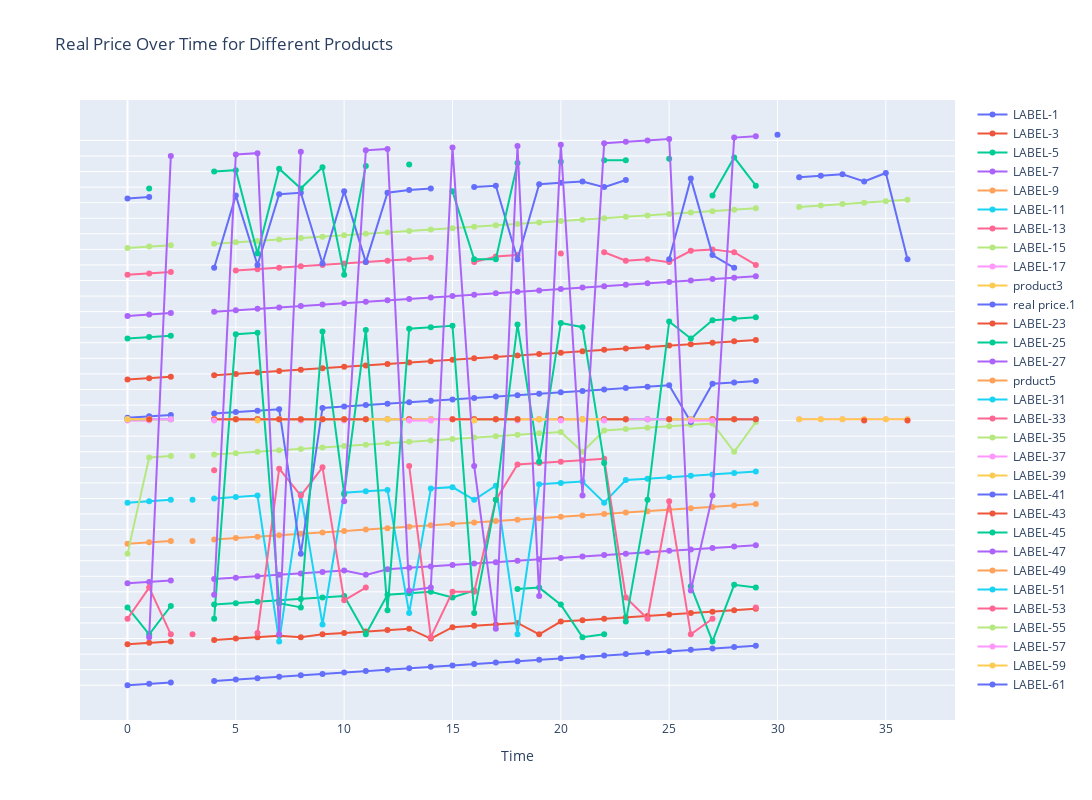

Notebook source saved alongside this figure:
### Code cell
import pandas as pd
import plotly.graph_objs as go
import plotly.io as pio

# Load data from Excel file
df = pd.read_excel('front products.xlsx')

# Extract product names and real prices
products = df.iloc[:, ::2]  # Extract every other column
prices = df.iloc[:, 1::2]    # Extract the remaining columns

# Create a line graph for each product
fig = go.Figure()

for product_name, price_values in zip(products.columns, prices.columns):
    fig.add_trace(go.Scatter(
        x=prices.index,
        y=prices[price_values],
        mode='lines+markers',
        name=product_name,  # Use product name as trace name
        hovertext=products.index,  # Set hover text to index name
    ))

# Update layout
fig.update_layout(
    title='Real Price Over Time for Different Products',
    xaxis_title='Time',
    yaxis_title='',  # Empty y-axis title
    width=1200,  # Increase width
    height=800,  # Increase height
    yaxis=dict(showticklabels=False)  # Do not show tick labels on y-axis
)

# Show the plot
pio.show(fig)

### Figure 1 — Plotly figure (JSON) as saved in the notebook; plotly's stock layout.template omitted (floating-point values rounded to 4 significant figures)
{"data": [{"hovertext": [0, 1, 2, 3, 4, 5, 6, 7, 8, 9, 10, 11, 12, 13, 14, 15, 16, 17, 18, 19, 20, 21, 22, 23, 24, 25, 26, 27, 28, 29, 30, 31, 32, 33, 34, 35, 36], "mode": "lines+markers", "name": "LABEL-1", "type": "scatter", "x": [0, 1, 2, 3, 4, 5, 6, 7, 8, 9, 10, 11, 12, 13, 14, 15, 16, 17, 18, 19, 20, 21, 22, 23, 24, 25, 26, 27, 28, 29, 30, 31, 32, 33, 34, 35, 36], "y": ["Wipers - Kitchen Shelf Cleaning Wiper - Windows/Mirror Cleaning Wiper", "Winter Cap and neck for Boy - Girls", "【Ready Stock+FREE Shipping+COD】Xiaomi Bluetooth 5.0 Earphones TWS Headphone True Wireless Earphone Touch Control Earbuds HiFi Stereo Sports Waterproof With Mic", null, "The Vintage Clothing Pack of 2 Hoodies For Men / Hoodies For Girls / Hoodies For Women Messi AW Allen Walker printed premium quality Hoodies For Men / Hoodies For Girls", "Beautious Eyebrow Stamp Shaping Kit, One Step Eyebrow Stamp Makeup with 3 Reusable Eyebrow Stencils and Eyebrow Pen Brushes Hairline Powder", "Original M10 & M19 & M28 M90 & i12 Double Wireless Bluetooth Hand Free with Power Bank Earphones White bluetooth ear phone for all cell phones use", "Stitched Heavy Embroidered Maxi with Koti (Separate Coaty) Party Wear Maxi Dresses For Women/Eid Collection/Wedding Dress For Women", "Winter Warm Thickening Wool Gloves Knitted Flip Fingerless Flexible Exposed Finger Thick Mittens for Men Women", "Multifunctional Portable Large Capacity Travel Cosmetic Bag with Handle Makeup Organizer Bag Storage Makeup Bag Waterproof PU Leather Travel Toiletry Bag for Women", "Stylish Printed Front Two Pocket Hooded Tracksuit For Men", "LOVE STYLE FONT NECKLACE, DOUBLE NAME NECKLACE, NAME LOCKET PERSONALIZED/CUSTOMIZED DESIGN NAME NECKLACE-(PERFECT GIFT TO SEND YOUR WIFE , FIANCE, HUSBAND, FATHER , OR ANY ONE)", "(Buy 1 Get 1 Free) New S10 Handsfree High Bass With Good Sound Quality", "Toiletry Bag Travel Cosmetic Bag, Shaving Kit, Grooming Makeup Bag Pouch for Men & Women, Black, GreyHigh Quality Toiletry Bag Men/Women travel Accessories with hanging option", "I7 Mini Bluetooth Headset Earbud Single Wireless Earphone With Mic Stereo For all phones", "Cool Sports Vacuum Flask Stainless Steel Water Bottle For School Kids", "Swetshirt And Pajama Trouser For Kids Baby Boys And Baby Girls Imported Comfy Winter Warm Tops Clothes Sets Dresses Outfit Jannat Store", "Silver Plating Couple Rings", "Zip card wallet Genuine Leather Minimalist Men's Purse Long Wallet For Men Bi Fold Simple Wallet Clasp Card Holder Wallet Small Wallet for Men and Boys - Slim and Smart Wallet Small Wallet for Men and Boys - Slim and Smart Wallet", "Men's Running Shoes Summer Mesh Genuine Breathable Mesh Shoes Casual Shoes Men Sports Shoes Size Breathable Sports Shoes Women Sneakers Sports Shoes Black Running Shoes", "Sogo Quartz Heater (JPN-94 / JPN-95)", "Beautious 4IN1 Super Skin Glowing Serum | 5% Niacinamide, 30% Vitamin C 10%, Vitamin E 10% & HA | 30 ml", "Girls Soft Half Finger Gloves Plush Fingerless Gloves", "Men Women Home Anti-slip Slipper Winter Warm Cotton House Indoor Slippers", "New Design 2 Piece Hand Bag With Small Carry Pouch & Long Strap", "A6s Bluetooth Earphones Tws In Ear Bluetooth 50 Running Sports Stereo Buttons With Microphone Wireless Headphones", "Beanie cap-Wool cap with neck warmer for men women| Winter cap for Unisex", "Hot Shaper Belt For Women Men Girls | Hot Shapper Belt For Hips Belly Fat Weight Loss Back Pain | Hot Shapers Slimming Belt Suana Sweat Belt Suit For Home Gym", "Infinix Hot 30 Back Rear Camera Protector 9H Gorilla Flexible Protection For Infinix Hot 30", "10Pcs Multi-function Spit Bone Dish Household Food Grade Plastic Spit Bone Dish Round Square Set Dining Table Garbage Plate", null, null, null, null, null, null, null]}, {"hovertext": [0, 1, 2, 3, 4, 5, 6, 7, 8, 9, 10, 11, 12, 13, 14, 15, 16, 17, 18, 19, 20, 21, 22, 23, 24, 25, 26, 27, 28, 29, 30, 31, 32, 33, 34, 35, 36], "mode": "lines+markers", "name": "LABEL-3", "type": "scatter", "x": [0, 1, 2, 3, 4, 5, 6, 7, 8, 9, 10, 11, 12, 13, 14, 15, 16, 17, 18, 19, 20, 21, 22, 23, 24, 25, 26, 27, 28, 29, 30, 31, 32, 33, 34, 35, 36], "y": ["149", "488", "1,399", null, "1,749", "319", "499", "1,575", "499", "999", "2,499", "619", "429", "430", "319", "947", "748", "550", "320", "999", "1,799", "269", "399", "349", "1,250", "2,901", "449", "341", "118", "415", null, null, null, null, null, null, null]}, {"hovertext": [0, 1, 2, 3, 4, 5, 6, 7, 8, 9, 10, 11, 12, 13, 14, 15, 16, 17, 18, 19, 20, 21, 22, 23, 24, 25, 26, 27, 28, 29, 30, 31, 32, 33, 34, 35, 36], "mode": "lines+markers", "name": "LABEL-5", "type": "scatter", "x": [0, 1, 2, 3, 4, 5, 6, 7, 8, 9, 10, 11, 12, 13, 14, 15, 16, 17, 18, 19, 20, 21, 22, 23, 24, 25, 26, 27, 28, 29, 30, 31, 32, 33, 34, 35, 36], "y": ["350", "999", "2,400", null, "2,500", "599", "1,600", "2,999", "696", "2,000", "3,299", "999", "1,800", "1,350", "1,000", "2,000", "1,400", null, "500", "1,500", "2,500", "499", "999", null, null, null, "900", "1,399", "195", "1,500", null, null, null, null, null, null, null]}, {"hovertext": [0, 1, 2, 3, 4, 5, 6, 7, 8, 9, 10, 11, 12, 13, 14, 15, 16, 17, 18, 19, 20, 21, 22, 23, 24, 25, 26, 27, 28, 29, 30, 31, 32, 33, 34, 35, 36], "mode": "lines+markers", "name": "LABEL-7", "type": "scatter", "x": [0, 1, 2, 3, 4, 5, 6, 7, 8, 9, 10, 11, 12, 13, 14, 15, 16, 17, 18, 19, 20, 21, 22, 23, 24, 25, 26, 27, 28, 29, 30, 31, 32, 33, 34, 35, 36], "y": ["(306)", "(921)", "(128)", null, "(151)", "(406)", "(214)", "(15)", "(9)", "(45)", "(6)", "(15)", "(81)", "(398)", "(907)", "(589)", "(1050)", "(16)", "(149)", "(599)", "(124)", "(44)", "(178)", "(48)", "(581)", "(2072)", "(318)", "(411)", "(24)", "(38)", null, null, null, null, null, null, null]}, {"hovertext": [0, 1, 2, 3, 4, 5, 6, 7, 8, 9, 10, 11, 12, 13, 14, 15, 16, 17, 18, 19, 20, 21, 22, 23, 24, 25, 26, 27, 28, 29, 30, 31, 32, 33, 34, 35, 36], "mode": "lines+markers", "name": "LABEL-9", "type": "scatter", "x": [0, 1, 2, 3, 4, 5, 6, 7, 8, 9, 10, 11, 12, 13, 14, 15, 16, 17, 18, 19, 20, 21, 22, 23, 24, 25, 26, 27, 28, 29, 30, 31, 32, 33, 34, 35, 36], "y": ["Flowery Pore-Refining Treatment Gel (Niacinamide + Witch-hazel) - 50g", "caps for men cap winter cap songting cap and neck fleece benie cap warm cap garam hot", "Oud Collection - Arabic Perfumes Dirham_Men - Eau De Perfume - 100ml Long Lasting Frangrances", null, "Clothes Storage Bags Organizer Under Bed Storage , 43L, Grey", "Upgraded Version V5.2 Chip TWS G11 Wireless Outdoor Sports Wireless Headset Gaming Earbuds Esports Listening Music Universal", "Ladies Luxury Golden Fashion Watch For Women's Ladies Classical Edition Special Watch for Ladies And Girls", "Men's Running Shoes Men's Slip-on Shoes Tennis Walking Casual Shoes Black Gym Breathable Work Shoes fashion shoes sneakers for men", "Branded Watch For Men and Boys Latest Design Wrist Watches in Multicolor", "Sunaina Textile 3 Piece Malai Linen Printed Unstitched Winter Collection Fabric for Girls/Womens Sunaina Vol-34", "Original i12 Tws Touch Sensor Airpods_  m10 m28/ Earphones With Charging Case Dock For All Mobiles", "Cotton Satin Double Bedsheet Embroided", "5PCS Set Women Starry Sky Dial Watch Brand Design Female Clock Blue Leather Band Ladies Watches Simple Casual Womens WristWatch", "Home & Office Multipurpose Plastic Rack / Room Organizer Home & Office Multipurpose  Plastic Rack / Room Organizer /  Shoe Rack Brown Art # SS-SSRm01", "Fashion Women Hand Wrist Warmer Winter Fingerless Knitted Gloves Random colors", "Lifestyle Glory Heart Wooden Clock With Premium Light I The New Wooden Wall Clock Big Size I Wall Clock I Wooden Wall Clock I Wall clocks for bedroom I Wall Clocks for drawing room I Wooden Wall Clocks for bedroom", "Glorya Decor Qul Clock Wooden Islamic Calligraphy I The New Premium Wooden Wall Clock Light Big Size I Wall Clock Wooden Wall Clock I Wall clocks for bedroom I Quartz Watch DIY Design Decoration Piece for Home Decor I Offices and for Gift Items", "Wanter - 100Pcs / Square Almond Oval Coffin Shape Natural & Transparent Color Artificial Nails Kit Fakee Nails Acrylic Nails For Girls Beautiful Nails Falsee Nails", "Men's Running Shoes Men's Slip-on Shoes Tennis Walking Casual Shoes Black Gym Breathable Rubber Work Shoes fashin shoes", "Birds on Tree 3D Wooden DIY Wall Clock Numeral Quartz Watch Hanging Decoration Piece for Home Decor and Girls Room Bed Rooms and for Gifts Item", "Stitched Namaz chadar Prayer Shawl with Sleeves", "Flowers Printed Zipper For Women Girls Customized By aarwah Emaan", "Customize Ring With your name engraved On Ring", "Winter Zipper Jacket Trouser Tracksuit", "Soap Holder Premium Quality - Soap Dish - Soap Box - Bathroom Accessories Sets Washroom Friendly Products Bathroom Products Non-perforated Shell Shape Soap Holder", "Pack of 2 Black Titanium Finger Ring & Black Bar Chain For Man Woman", "OASIS BLUE Fashion Women Faux Rebbit Fur Hand Wrist Warmer Winter Fingerless Knitted Gloves", "Microfiber Bathing Quick Dry Hair Cap Turban Wrap Towel Hat Hair-drying", "NEW TRENDY WINTER COLLECTION PLANE BASIC SKIN COLOUR HOODIE FOR MENS", "Tube cap for winter season outclass stuff / Inner Tube cap / Inner hijab cap / Under scarf cap for hijab", null, null, null, null, null, null, null]}, {"hovertext": [0, 1, 2, 3, 4, 5, 6, 7, 8, 9, 10, 11, 12, 13, 14, 15, 16, 17, 18, 19, 20, 21, 22, 23, 24, 25, 26, 27, 28, 29, 30, 31, 32, 33, 34, 35, 36], "mode": "lines+markers", "name": "LABEL-11", "type": "scatter", "x": [0, 1, 2, 3, 4, 5, 6, 7, 8, 9, 10, 11, 12, 13, 14, 15, 16, 17, 18, 19, 20, 21, 22, 23, 24, 25, 26, 27, 28, 29, 30, 31, 32, 33, 34, 35, 36], "y": ["199", "450", "299", null, "107", "4,573", "899", "1,399", "279", "550", "749", "975", "2,842", "449", "315", "375", "299", "249", "999", "289", "840", "1,029", "199", "1,298", "242", "125", "335", "120", "797", "160", null, null, null, null, null, null, null]}, {"hovertext": [0, 1, 2, 3, 4, 5, 6, 7, 8, 9, 10, 11, 12, 13, 14, 15, 16, 17, 18, 19, 20, 21, 22, 23, 24, 25, 26, 27, 28, 29, 30, 31, 32, 33, 34, 35, 36], "mode": "lines+markers", "name": "LABEL-13", "type": "scatter", "x": [0, 1, 2, 3, 4, 5, 6, 7, 8, 9, 10, 11, 12, 13, 14, 15, 16, 17, 18, 19, 20, 21, 22, 23, 24, 25, 26, 27, 28, 29, 30, 31, 32, 33, 34, 35, 36], "y": ["399", "1,500", "999", null, "200", null, "2,499", "2,299", "899", "650", "2,999", "1,500", null, "898", "499", "1,000", "1,000", "299", "1,699", "1,499", "1,599", "1,999", "700", "2,000", "399", "450", "999", "399", null, "350", null, null, null, null, null, null, null]}, {"hovertext": [0, 1, 2, 3, 4, 5, 6, 7, 8, 9, 10, 11, 12, 13, 14, 15, 16, 17, 18, 19, 20, 21, 22, 23, 24, 25, 26, 27, 28, 29, 30, 31, 32, 33, 34, 35, 36], "mode": "lines+markers", "name": "LABEL-15", "type": "scatter", "x": [0, 1, 2, 3, 4, 5, 6, 7, 8, 9, 10, 11, 12, 13, 14, 15, 16, 17, 18, 19, 20, 21, 22, 23, 24, 25, 26, 27, 28, 29, 30, 31, 32, 33, 34, 35, 36], "y": ["(48)", "(75)", "(10)", null, "(403)", "(827)", "(25)", "(47)", "(4)", "(40)", "(1047)", "(977)", "(234)", "(597)", "(22)", "(6074)", "(106)", "(4612)", "(6632)", "(976)", "(183)", "(25)", "(137)", "(72)", "(123)", "(46)", "(20)", "(1)", "(25)", "(23)", null, null, null, null, null, null, null]}, {"hovertext": [0, 1, 2, 3, 4, 5, 6, 7, 8, 9, 10, 11, 12, 13, 14, 15, 16, 17, 18, 19, 20, 21, 22, 23, 24, 25, 26, 27, 28, 29, 30, 31, 32, 33, 34, 35, 36], "mode": "lines+markers", "name": "LABEL-17", "type": "scatter", "x": [0, 1, 2, 3, 4, 5, 6, 7, 8, 9, 10, 11, 12, 13, 14, 15, 16, 17, 18, 19, 20, 21, 22, 23, 24, 25, 26, 27, 28, 29, 30, 31, 32, 33, 34, 35, 36], "y": ["https://img.alicdn.com/imgextra/i2/O1CN01m9OC6a1UK86X51Dcq_!!6000000002498-2-tps-108-54.png", "https://img.alicdn.com/imgextra/i2/O1CN01m9OC6a1UK86X51Dcq_!!6000000002498-2-tps-108-54.png", null, null, null, null, null, null, "https://img.alicdn.com/imgextra/i2/O1CN01m9OC6a1UK86X51Dcq_!!6000000002498-2-tps-108-54.png", null, "https://img.alicdn.com/imgextra/i2/O1CN01m9OC6a1UK86X51Dcq_!!6000000002498-2-tps-108-54.png", null, null, null, null, null, null, null, "https://img.alicdn.com/imgextra/i2/O1CN01m9OC6a1UK86X51Dcq_!!6000000002498-2-tps-108-54.png", null, null, null, null, null, null, null, null, null, null, null, null, null, null, null, null, null, null]}, {"hovertext": [0, 1, 2, 3, 4, 5, 6, 7, 8, 9, 10, 11, 12, 13, 14, 15, 16, 17, 18, 19, 20, 21, 22, 23, 24, 25, 26, 27, 28, 29, 30, 31, 32, 33, 34, 35, 36], "mode": "lines+markers", "name": "product3", "type": "scatter", "x": [0, 1, 2, 3, 4, 5, 6, 7, 8, 9, 10, 11, 12, 13, 14, 15, 16, 17, 18, 19, 20, 21, 22, 23, 24, 25, 26, 27, 28, 29, 30, 31, 32, 33, 34, 35, 36], "y": ["Rs.", "Rs.", "Rs.", null, "Rs.", "Rs.", "Rs.", "Rs.", "Rs.", "Rs.", "Rs.", "Rs.", "Rs.", "Rs.", "Rs.", "Rs.", "Rs.", "Rs.", "Rs.", "Rs.", "Rs.", "Rs.", "Rs.", "Rs.", "Rs.", "Rs.", "Rs.", "Rs.", "Rs.", "Rs.", null, null, null, null, null, null, null]}, {"hovertext": [0, 1, 2, 3, 4, 5, 6, 7, 8, 9, 10, 11, 12, 13, 14, 15, 16, 17, 18, 19, 20, 21, 22, 23, 24, 25, 26, 27, 28, 29, 30, 31, 32, 33, 34, 35, 36], "mode": "lines+markers", "name": "real price.1", "type": "scatter", "x": [0, 1, 2, 3, 4, 5, 6, 7, 8, 9, 10, 11, 12, 13, 14, 15, 16, 17, 18, 19, 20, 21, 22, 23, 24, 25, 26, 27, 28, 29, 30, 31, 32, 33, 34, 35, 36], "y": ["(510)", "(87)", "(763)", null, "(13)", "(743)", "(307)", "(107)", "(48)", "(157)", "(633)", "(14)", "(198)", "(7)", "(111)", "(2899)", "(61)", "(11)", "(1646)", "(246)", "(110)", "(3)", "(1548)", "(680)", "(452)", "(90)", "(23)", "(271)", "(804)", "(273)", null, null, null, null, null, null, null]}, {"hovertext": [0, 1, 2, 3, 4, 5, 6, 7, 8, 9, 10, 11, 12, 13, 14, 15, 16, 17, 18, 19, 20, 21, 22, 23, 24, 25, 26, 27, 28, 29, 30, 31, 32, 33, 34, 35, 36], "mode": "lines+markers", "name": "LABEL-23", "type": "scatter", "x": [0, 1, 2, 3, 4, 5, 6, 7, 8, 9, 10, 11, 12, 13, 14, 15, 16, 17, 18, 19, 20, 21, 22, 23, 24, 25, 26, 27, 28, 29, 30, 31, 32, 33, 34, 35, 36], "y": ["Women;s bag's Hand bags and shoulder Cross Body bag at discounted Price", "Crystal Hair Remover, Comprehensive Solution for Painless Removal with Nano  Glass, Portable, Useful Manual Epilator Perfectly Designed for Women's Under-arms, Hand, Legs, Bikini, and Body Grooming", "T500 Ultra Pro Plus Smart Watch 44mm| Smart Watch For Men And Women | Bluetooth Connectivity | High Quality Budget Smart Watch", null, "Rorec White Rice Serum for Face Whitening Fine Lines Makeup Primer Serum 15ml", "Hair Oil Applicator Bottle, Root oiling Comb bottle for Hair Coloring, Shampoo, Oiling, Dye, and Scalp Treatment for home & commercial ( Empty Bottle )", "Winter Stylish Pocket Zipper Jacket For Men/ Upper /Bomber Jacket For Men - Heavy Fleece Material - Stay Warm And Stylish In Winter", "Manual chopper -  manual chopper 3 blades, manual speedy chopper, hand use chopper, speedy chopper manual hand push, vegetable chopper, manual food chopper, manual chopper machine, meat chopper, electric free manual chopper, m", "Toothpaste Dispenser With 5 Brush Holder Wall Mounted Automatic Hands Free Toothpaste Dispenser", "Waist Trimmer Unisex Belly Wrap Workout Sports Sweat Band AB Trainer Weight Loss Body Shaper Tummy Control Slimming Belt", "Happy Birthday Decoration Set Theme Including 30 Balloons ( 10 Blue 10 White 10 Silver) 4 confetti Balloons Blue Happy Birthday Banner or Silver Foil Curtain", "Winter Women Half-finger Flip-top Gloves Student Cute Girl Cartoon Warm", "Octopus Head Relaxing Massager - Massager - Head Massager", "SastaaE 3 PC Unstitched Kataan Silk Plain Shirt & Trouser With Organza Lining Dupatta - Mehroon", "Ultralight Breathable Mesh Men Training Casual Gray Sneakers Sports Shoes Lightweight Athletic Running Shoes", "800W Space Heater Small Electric Ceramic Heater 2 Power Level Knob Switch For Dormitory", "Home & Office Multipurpose Plastic Rack / Room Organizer Home & Office Multipurpose  Plastic Rack / Room Organizer /  Shoe Rack Art # SS-SSR01", "Crystals Chokar Set with Stud Earrings - Double Layered Choker Necklace", "Posture belt, posture corrector belt, Back support belt, Back Pain Relief Shoulder Back Support Belt", "Designer Fully Heavy Embroidered Flower Stitched Silk Maxi With Embroidered Koti For Girls - Elevate Your Style With A Designer Embroidered Maxi", "Bag X Luxury 3 piece Bag set Women's Cross Body & Shoulder Bag - hand bag for girls , bags for girls , Bags for women , Large Capacity Women Bag Ladies Leather Tote Fashion Shoulder Bags for Women 2023 Wallet", "Fleece Printed Pull Over Hoodie for Men with original picture  - Black", "RichMan_Winter Grey and Black Hoodie Track Suit for Man", "Sleeveless jackets for men  and boys", "High quality wooden wall clock | Flower shaped wall clock | flower shaped wooden wall clock", "Portable Lint Remover Clothes Fuzz Fabric Shaver Brush Tool Power-Free Fluff Removing Roller For Sweater Woven Coat", "The Jewel Lodge name lockets for girls in urdu, Name Jewelry, Customize Necklace Name, customized name necklace, Momina name locket", "High quality wooden wall clock | Bird shaped wall clock | bird shaped wooden wall clock", "Travel Mini Hair Flat Iron 2 in 1 Hair Straightener Hair Curler Ceramic Plate", "Fashion Solid Color Shoulder Bag Crossbody Bags Women Leather Woven Bag Purse Podazz", null, null, null, null, null, null, null]}, {"hovertext": [0, 1, 2, 3, 4, 5, 6, 7, 8, 9, 10, 11, 12, 13, 14, 15, 16, 17, 18, 19, 20, 21, 22, 23, 24, 25, 26, 27, 28, 29, 30, 31, 32, 33, 34, 35, 36], "mode": "lines+markers", "name": "LABEL-25", "type": "scatter", "x": [0, 1, 2, 3, 4, 5, 6, 7, 8, 9, 10, 11, 12, 13, 14, 15, 16, 17, 18, 19, 20, 21, 22, 23, 24, 25, 26, 27, 28, 29, 30, 31, 32, 33, 34, 35, 36], "y": ["649", "259", "1,429", null, "399", "84", "2,599", "599", "350", "2,992", "279", "543", "118", "740", "799", "1,485", "449", "299", "579", "1,599", "2,399", "799", "1,499", "1,799", "299", "729", "649", "379", "559", "998", null, null, null, null, null, null, null]}, {"hovertext": [0, 1, 2, 3, 4, 5, 6, 7, 8, 9, 10, 11, 12, 13, 14, 15, 16, 17, 18, 19, 20, 21, 22, 23, 24, 25, 26, 27, 28, 29, 30, 31, 32, 33, 34, 35, 36], "mode": "lines+markers", "name": "LABEL-27", "type": "scatter", "x": [0, 1, 2, 3, 4, 5, 6, 7, 8, 9, 10, 11, 12, 13, 14, 15, 16, 17, 18, 19, 20, 21, 22, 23, 24, 25, 26, 27, 28, 29, 30, 31, 32, 33, 34, 35, 36], "y": ["https://static-01.daraz.pk/p/d3056deae6ba26fc8950d15acc0a4624.jpg_200x200q80-product.jpg_.webp", "https://static-01.daraz.pk/p/5873ad4a53f1d8f8672a3e87d6598f32.jpg_200x200q80-product.jpg_.webp", "https://static-01.daraz.pk/p/d63b55b0cd6e0f31144291f8901dc25d.jpg_200x200q80-product.jpg_.webp", null, "https://static-01.daraz.pk/p/528d9b163b11533936f4486de930d163.jpg_200x200q80-product.jpg_.webp", "https://static-01.daraz.pk/p/ec5d587ba6f55bd3b573ce957e6b0732.jpg_200x200q80-product.jpg_.webp", "https://static-01.daraz.pk/p/927e29a2c76108e650bc6f6de673d248.jpg_200x200q80-product.jpg_.webp", "https://static-01.daraz.pk/p/f86ea44c54967f928a80b9acfc6b4305.jpg_200x200q80-product.jpg_.webp", "https://static-01.daraz.pk/p/0c07859495904e963be14548e37c92d2.jpg_200x200q80-product.jpg_.webp", "https://static-01.daraz.pk/p/604388b4fb9b0fa8316b5e98be57f887.jpg_200x200q80-product.jpg_.webp", "https://static-01.daraz.pk/p/59eb608b46bfbde45c6c637b706198fb.jpg_200x200q80-product.jpg_.webp", "https://static-01.daraz.pk/p/65ff1311b74f90e7f1bd6a3f22b106e7.jpg_200x200q80-product.jpg_.webp", "https://static-01.daraz.pk/p/6892a4c07c9c8b86b3a0f98a6ed238b6.jpg_200x200q80-product.jpg_.webp", "https://static-01.daraz.pk/p/5dc9538fb982afcf65c965bd59c00416.jpg_200x200q80-product.jpg_.webp", "https://static-01.daraz.pk/p/e58fb1fa34bd13d925b38edbd6f65a89.jpg_200x200q80-product.jpg_.webp", "https://pk-live-21.slatic.net/kf/Sbb7253778af14443917a7c0fc501b6020.jpg", "https://pk-live-21.slatic.net/kf/S40e541a978424c48afab0b52df80249eX.jpg", "https://static-01.daraz.pk/p/45b2cbc08b9d85db52f50c3bb127f171.jpg_200x200q80-product.jpg_.webp", "https://static-01.daraz.pk/p/89bbc6e33a5e4211a3a26c45e8c26b61.jpg_200x200q80-product.jpg_.webp", "https://pk-live-21.slatic.net/kf/S5495cc7b11554befa95be27a661a8760B.jpg", "https://static-01.daraz.pk/p/996dc51794e0c9edfe02b1a7b33351a7.jpg_200x200q80-product.jpg_.webp", "https://static-01.daraz.pk/p/10d2d7c6563b18a4bcc579b66558d920.jpg_200x200q80-product.jpg_.webp", "https://static-01.daraz.pk/p/f73661fd24ed9e925d555cee3b3d68c9.jpg_200x200q80-product.jpg_.webp", "https://static-01.daraz.pk/p/b9f707539281fef34d90b770c69c00a4.jpg_200x200q80-product.jpg_.webp", "https://static-01.daraz.pk/p/6ad9d2b7b267ecd0ef235277ccc5419a.jpg_200x200q80-product.jpg_.webp", "https://static-01.daraz.pk/p/e62380acad963698cbae640bf85adf82.jpg_200x200q80-product.jpg_.webp", "https://static-01.daraz.pk/p/464fd41bf081e00b39c7ba70e7a6aba1.jpg_200x200q80-product.jpg_.webp", "https://static-01.daraz.pk/p/9eb6eed6905bbefd6ff943bc742db225.jpg_200x200q80-product.jpg_.webp", "https://static-01.daraz.pk/p/df72c7c26c67b88f1b4fd46130e2a15b.jpg_200x200q80-product.jpg_.webp", "https://static-01.daraz.pk/p/8f527f50b8daa7b604f9be3adb866b22.jpg_200x200q80-product.jpg_.webp", null, null, null, null, null, null, null]}, {"hovertext": [0, 1, 2, 3, 4, 5, 6, 7, 8, 9, 10, 11, 12, 13, 14, 15, 16, 17, 18, 19, 20, 21, 22, 23, 24, 25, 26, 27, 28, 29, 30, 31, 32, 33, 34, 35, 36], "mode": "lines+markers", "name": "prduct5", "type": "scatter", "x": [0, 1, 2, 3, 4, 5, 6, 7, 8, 9, 10, 11, 12, 13, 14, 15, 16, 17, 18, 19, 20, 21, 22, 23, 24, 25, 26, 27, 28, 29, 30, 31, 32, 33, 34, 35, 36], "y": ["Rs.", "Rs.", "Rs.", null, "Rs.", "Rs.", "Rs.", "Rs.", "Rs.", "Rs.", "Rs.", "Rs.", "Rs.", "Rs.", "Rs.", "Rs.", "Rs.", "Rs.", "Rs.", "Rs.", "Rs.", "Rs.", "Rs.", "Rs.", "Rs.", "Rs.", "Rs.", "Rs.", "Rs.", "Rs.", null, null, null, null, null, null, null]}, {"hovertext": [0, 1, 2, 3, 4, 5, 6, 7, 8, 9, 10, 11, 12, 13, 14, 15, 16, 17, 18, 19, 20, 21, 22, 23, 24, 25, 26, 27, 28, 29, 30, 31, 32, 33, 34, 35, 36], "mode": "lines+markers", "name": "LABEL-31", "type": "scatter", "x": [0, 1, 2, 3, 4, 5, 6, 7, 8, 9, 10, 11, 12, 13, 14, 15, 16, 17, 18, 19, 20, 21, 22, 23, 24, 25, 26, 27, 28, 29, 30, 31, 32, 33, 34, 35, 36], "y": ["Rs.", "Rs.", "Rs.", null, null, "Rs.", "Rs.", "Rs.", "Rs.", "Rs.", "Rs.", "Rs.", "Rs.", "Rs.", "Rs.", null, "Rs.", "Rs.", "Rs.", null, "Rs.", null, "Rs.", "Rs.", "Rs.", "Rs.", "Rs.", "Rs.", "Rs.", "Rs.", null, null, null, null, null, null, null]}, {"hovertext": [0, 1, 2, 3, 4, 5, 6, 7, 8, 9, 10, 11, 12, 13, 14, 15, 16, 17, 18, 19, 20, 21, 22, 23, 24, 25, 26, 27, 28, 29, 30, 31, 32, 33, 34, 35, 36], "mode": "lines+markers", "name": "LABEL-33", "type": "scatter", "x": [0, 1, 2, 3, 4, 5, 6, 7, 8, 9, 10, 11, 12, 13, 14, 15, 16, 17, 18, 19, 20, 21, 22, 23, 24, 25, 26, 27, 28, 29, 30, 31, 32, 33, 34, 35, 36], "y": ["-29%", "-24%", "-75%", null, null, "-10%", "-64%", "-50%", "-83%", "-56%", "-63%", "-41%", "-14%", "-40%", "-43%", null, "-41%", "-42%", "-31%", null, "-55%", null, "-34%", "-14%", "-40%", "-41%", "-47%", "-7%", "-34%", "-56%", null, null, null, null, null, null, null]}, {"hovertext": [0, 1, 2, 3, 4, 5, 6, 7, 8, 9, 10, 11, 12, 13, 14, 15, 16, 17, 18, 19, 20, 21, 22, 23, 24, 25, 26, 27, 28, 29, 30, 31, 32, 33, 34, 35, 36], "mode": "lines+markers", "name": "LABEL-35", "type": "scatter", "x": [0, 1, 2, 3, 4, 5, 6, 7, 8, 9, 10, 11, 12, 13, 14, 15, 16, 17, 18, 19, 20, 21, 22, 23, 24, 25, 26, 27, 28, 29, 30, 31, 32, 33, 34, 35, 36], "y": ["https://static-01.daraz.pk/p/76bf68ad8940635f8a675647a5b2d5b8.jpg_200x200q80-product.jpg_.webp", "https://static-01.daraz.pk/p/384165acd2c720eb84c86cdb081f8377.jpg_200x200q80-product.jpg_.webp", "https://pk-live-21.slatic.net/kf/S4ca29b1ebba94269a34ee5f73d1ed747R.jpg", null, "https://static-01.daraz.pk/p/530d3db0db80ddceb69721261d430aaa.jpg_200x200q80-product.jpg_.webp", "https://static-01.daraz.pk/p/94c5e85dfd1c1e2a92df6259fec83b1e.jpg_200x200q80-product.jpg_.webp", "https://static-01.daraz.pk/p/ab0e3e8b9062059cb8677a6846e38b03.jpg_200x200q80-product.jpg_.webp", "https://static-01.daraz.pk/p/74afa8b733834a58adf5d99be4ecaba6.jpg_200x200q80-product.jpg_.webp", "https://static-01.daraz.pk/p/cf92e9521ce57412d1bedf3e44b55e14.jpg_200x200q80-product.jpg_.webp", "https://static-01.daraz.pk/p/e72a40cdf846cc1f5e21ec6e386e0400.jpg_200x200q80-product.jpg_.webp", "https://static-01.daraz.pk/p/e2a83d566612f509eb33277fdf41662b.jpg_200x200q80-product.jpg_.webp", "https://static-01.daraz.pk/p/8f1c59802f39d8e4c96d3a240a61959e.jpg_200x200q80-product.jpg_.webp", "https://static-01.daraz.pk/p/a57aca76f419b69cf3b4f663d0d6733c.jpg_200x200q80-product.jpg_.webp", "https://static-01.daraz.pk/p/d46932207f1ce6fe092d6f2a15f4c84f.jpg_200x200q80-product.jpg_.webp", "https://static-01.daraz.pk/p/0cb400358352d3b760f7a9b624a39919.jpg_200x200q80-product.jpg_.webp", "https://static-01.daraz.pk/p/a3e40720d2d6b09630d40e9ac354c0ef.jpg_200x200q80-product.jpg_.webp", "https://static-01.daraz.pk/p/1cb01ba86616d09964b5c17edaf5567a.jpg_200x200q80-product.jpg_.webp", "https://pk-live-21.slatic.net/kf/S29147fce4a5f4b4fb2f9b86cabb6e98as.jpg", "https://pk-live-21.slatic.net/kf/Se8e5bd4aaae649288b5f94c36e8c0f3eQ.jpg", "https://static-01.daraz.pk/p/e8ce7ed16ab9e54b543ee96f5564df22.jpg_200x200q80-product.jpg_.webp", "https://static-01.daraz.pk/p/ed39a0ee4d099e4305a8f2dbb1d0c275.jpg_200x200q80-product.jpg_.webp", "https://static-01.daraz.pk/p/69e7619c30f39a9e74860f764d2ec3c4.jpg_200x200q80-product.jpg_.webp", "https://static-01.daraz.pk/p/602ec1ce5765b41d8d4b54f54e8b50f3.jpg_200x200q80-product.jpg_.webp", "https://static-01.daraz.pk/p/d5c60272e690261d241570efe0297316.jpg_200x200q80-product.jpg_.webp", "https://static-01.daraz.pk/p/a071c5c6187889992593f1d63a0fa818.jpg_200x200q80-product.jpg_.webp", "https://static-01.daraz.pk/p/ef21833d5f87d1c3554883e1d2a77d71.jpg_200x200q80-product.jpg_.webp", "https://static-01.daraz.pk/p/3f7fa61fbc30be64f130d69f67791d06.jpg_200x200q80-product.jpg_.webp", "https://static-01.daraz.pk/p/a594655380d888b6e095b74955e5b370.jpg_200x200q80-product.jpg_.webp", "https://static-01.daraz.pk/p/481caf3e6c2c55078d49f0b9705d0b5c.jpg_200x200q80-product.jpg_.webp", "https://static-01.daraz.pk/p/e82d2370baee5570402a9211f6fa9881.png_200x200q80-product.jpg_.webp", null, "https://static-01.daraz.pk/p/119fdc857c189a3fa3257436f7897a3a.jpg_200x200q80-product.jpg_.webp", "https://static-01.daraz.pk/p/adcd98db1a2ad1e745c5301de60ca156.jpg_200x200q80-product.jpg_.webp", "https://static-01.daraz.pk/p/6843058a845fe788936cbec37859aad7.jpg_200x200q80-product.jpg_.webp", "https://static-01.daraz.pk/p/904bc45e7ad0551fd75525c6dd40f052.jpg_200x200q80-product.jpg_.webp", "https://static-01.daraz.pk/p/8a5e66472ca88e3b5366a3e63482864a.png_200x200q80-product.jpg_.webp", "https://static-01.daraz.pk/p/5bba7849875be2272c89e70cfdfc85b6.jpg_200x200q80-product.jpg_.webp"]}, {"hovertext": [0, 1, 2, 3, 4, 5, 6, 7, 8, 9, 10, 11, 12, 13, 14, 15, 16, 17, 18, 19, 20, 21, 22, 23, 24, 25, 26, 27, 28, 29, 30, 31, 32, 33, 34, 35, 36], "mode": "lines+markers", "name": "LABEL-37", "type": "scatter", "x": [0, 1, 2, 3, 4, 5, 6, 7, 8, 9, 10, 11, 12, 13, 14, 15, 16, 17, 18, 19, 20, 21, 22, 23, 24, 25, 26, 27, 28, 29, 30, 31, 32, 33, 34, 35, 36], "y": ["Rs.", "Rs.", "Rs.", null, "Rs.", "Rs.", "Rs.", "Rs.", "Rs.", "Rs.", "Rs.", "Rs.", "Rs.", "Rs.", "Rs.", "Rs.", "Rs.", "Rs.", "Rs.", "Rs.", "Rs.", "Rs.", "Rs.", "Rs.", "Rs.", "Rs.", "Rs.", "Rs.", "Rs.", "Rs.", null, "Rs.", "Rs.", "Rs.", "Rs.", "Rs.", "Rs."]}, {"hovertext": [0, 1, 2, 3, 4, 5, 6, 7, 8, 9, 10, 11, 12, 13, 14, 15, 16, 17, 18, 19, 20, 21, 22, 23, 24, 25, 26, 27, 28, 29, 30, 31, 32, 33, 34, 35, 36], "mode": "lines+markers", "name": "LABEL-39", "type": "scatter", "x": [0, 1, 2, 3, 4, 5, 6, 7, 8, 9, 10, 11, 12, 13, 14, 15, 16, 17, 18, 19, 20, 21, 22, 23, 24, 25, 26, 27, 28, 29, 30, 31, 32, 33, 34, 35, 36], "y": ["Rs.", "Rs.", null, null, "Rs.", "Rs.", "Rs.", "Rs.", "Rs.", "Rs.", "Rs.", "Rs.", "Rs.", "Rs.", "Rs.", null, "Rs.", "Rs.", "Rs.", "Rs.", "Rs.", "Rs.", "Rs.", "Rs.", null, "Rs.", "Rs.", "Rs.", "Rs.", null, null, "Rs.", "Rs.", "Rs.", "Rs.", "Rs.", "Rs."]}, {"hovertext": [0, 1, 2, 3, 4, 5, 6, 7, 8, 9, 10, 11, 12, 13, 14, 15, 16, 17, 18, 19, 20, 21, 22, 23, 24, 25, 26, 27, 28, 29, 30, 31, 32, 33, 34, 35, 36], "mode": "lines+markers", "name": "LABEL-41", "type": "scatter", "x": [0, 1, 2, 3, 4, 5, 6, 7, 8, 9, 10, 11, 12, 13, 14, 15, 16, 17, 18, 19, 20, 21, 22, 23, 24, 25, 26, 27, 28, 29, 30, 31, 32, 33, 34, 35, 36], "y": ["-26%", "-36%", null, null, "-50%", "-71%", "-56%", "-73%", "-67%", "-63%", "-53%", "-41%", "-67%", "-61%", "-66%", null, "-30%", "-13%", "-40%", "-22%", "-46%", "-45%", "-30%", "-72%", null, "-40%", "-4%", "-31%", "-50%", null, null, "-76%", "-51%", "-58%", "-45%", "-91%", "-40%"]}, {"hovertext": [0, 1, 2, 3, 4, 5, 6, 7, 8, 9, 10, 11, 12, 13, 14, 15, 16, 17, 18, 19, 20, 21, 22, 23, 24, 25, 26, 27, 28, 29, 30, 31, 32, 33, 34, 35, 36], "mode": "lines+markers", "name": "LABEL-43", "type": "scatter", "x": [0, 1, 2, 3, 4, 5, 6, 7, 8, 9, 10, 11, 12, 13, 14, 15, 16, 17, 18, 19, 20, 21, 22, 23, 24, 25, 26, 27, 28, 29, 30, 31, 32, 33, 34, 35, 36], "y": [null, "Rs.", null, null, "Rs.", "Rs.", "Rs.", "Rs.", "Rs.", "Rs.", "Rs.", "Rs.", null, "Rs.", null, "Rs.", "Rs.", "Rs.", "Rs.", null, "Rs.", null, "Rs.", "Rs.", null, "Rs.", null, "Rs.", "Rs.", "Rs.", null, null, null, null, "https://img.alicdn.com/imgextra/i2/O1CN01m9OC6a1UK86X51Dcq_!!6000000002498-2-tps-108-54.png", null, "https://img.alicdn.com/imgextra/i2/O1CN01m9OC6a1UK86X51Dcq_!!6000000002498-2-tps-108-54.png"]}, {"hovertext": [0, 1, 2, 3, 4, 5, 6, 7, 8, 9, 10, 11, 12, 13, 14, 15, 16, 17, 18, 19, 20, 21, 22, 23, 24, 25, 26, 27, 28, 29, 30, 31, 32, 33, 34, 35, 36], "mode": "lines+markers", "name": "LABEL-45", "type": "scatter", "x": [0, 1, 2, 3, 4, 5, 6, 7, 8, 9, 10, 11, 12, 13, 14, 15, 16, 17, 18, 19, 20, 21, 22, 23, 24, 25, 26, 27, 28, 29, 30, 31, 32, 33, 34, 35, 36], "y": [null, "-66%", null, null, "-38%", "-32%", "-55%", "-39%", "-66%", "-9%", "-29%", "-77%", null, "-37%", null, "-53%", "-40%", "-40%", "-23%", null, "-19%", null, "-28%", "-28%", null, "-62%", null, "-71%", "-65%", "-13%", null, null, null, null, null, null, null]}, {"hovertext": [0, 1, 2, 3, 4, 5, 6, 7, 8, 9, 10, 11, 12, 13, 14, 15, 16, 17, 18, 19, 20, 21, 22, 23, 24, 25, 26, 27, 28, 29, 30, 31, 32, 33, 34, 35, 36], "mode": "lines+markers", "name": "LABEL-47", "type": "scatter", "x": [0, 1, 2, 3, 4, 5, 6, 7, 8, 9, 10, 11, 12, 13, 14, 15, 16, 17, 18, 19, 20, 21, 22, 23, 24, 25, 26, 27, 28, 29, 30, 31, 32, 33, 34, 35, 36], "y": [null, "499", "3,500", null, "1,800", "109", "3,999", "999", "1,099", null, "450", "788", "400", "1,400", "1,500", "4,000", "898", "430", "800", "3,299", "5,600", "899", "2,200", "3,399", "1,299", "1,133", "1,400", "899", "750", "1,390", null, null, null, null, null, null, null]}, {"hovertext": [0, 1, 2, 3, 4, 5, 6, 7, 8, 9, 10, 11, 12, 13, 14, 15, 16, 17, 18, 19, 20, 21, 22, 23, 24, 25, 26, 27, 28, 29, 30, 31, 32, 33, 34, 35, 36], "mode": "lines+markers", "name": "LABEL-49", "type": "scatter", "x": [0, 1, 2, 3, 4, 5, 6, 7, 8, 9, 10, 11, 12, 13, 14, 15, 16, 17, 18, 19, 20, 21, 22, 23, 24, 25, 26, 27, 28, 29, 30, 31, 32, 33, 34, 35, 36], "y": [null, null, null, "Oud Collection - Arabic Perfumes Dirham_Men - Eau De Perfume - 100ml Long Lasting Frangrances", null, null, null, null, null, null, null, null, null, null, null, null, null, null, null, null, null, null, null, null, null, null, null, null, null, null, null, null, null, null, null, null, null]}, {"hovertext": [0, 1, 2, 3, 4, 5, 6, 7, 8, 9, 10, 11, 12, 13, 14, 15, 16, 17, 18, 19, 20, 21, 22, 23, 24, 25, 26, 27, 28, 29, 30, 31, 32, 33, 34, 35, 36], "mode": "lines+markers", "name": "LABEL-51", "type": "scatter", "x": [0, 1, 2, 3, 4, 5, 6, 7, 8, 9, 10, 11, 12, 13, 14, 15, 16, 17, 18, 19, 20, 21, 22, 23, 24, 25, 26, 27, 28, 29, 30, 31, 32, 33, 34, 35, 36], "y": [null, null, null, 299, null, null, null, null, null, null, null, null, null, null, null, null, null, null, null, null, null, null, null, null, null, null, null, null, null, null, null, null, null, null, null, null, null]}, {"hovertext": [0, 1, 2, 3, 4, 5, 6, 7, 8, 9, 10, 11, 12, 13, 14, 15, 16, 17, 18, 19, 20, 21, 22, 23, 24, 25, 26, 27, 28, 29, 30, 31, 32, 33, 34, 35, 36], "mode": "lines+markers", "name": "LABEL-53", "type": "scatter", "x": [0, 1, 2, 3, 4, 5, 6, 7, 8, 9, 10, 11, 12, 13, 14, 15, 16, 17, 18, 19, 20, 21, 22, 23, 24, 25, 26, 27, 28, 29, 30, 31, 32, 33, 34, 35, 36], "y": [null, null, null, 999, null, null, null, null, null, null, null, null, null, null, null, null, null, null, null, null, null, null, null, null, null, null, null, null, null, null, null, null, null, null, null, null, null]}, {"hovertext": [0, 1, 2, 3, 4, 5, 6, 7, 8, 9, 10, 11, 12, 13, 14, 15, 16, 17, 18, 19, 20, 21, 22, 23, 24, 25, 26, 27, 28, 29, 30, 31, 32, 33, 34, 35, 36], "mode": "lines+markers", "name": "LABEL-55", "type": "scatter", "x": [0, 1, 2, 3, 4, 5, 6, 7, 8, 9, 10, 11, 12, 13, 14, 15, 16, 17, 18, 19, 20, 21, 22, 23, 24, 25, 26, 27, 28, 29, 30, 31, 32, 33, 34, 35, 36], "y": [null, null, null, "(10)", null, null, null, null, null, null, null, null, null, null, null, null, null, null, null, null, null, null, null, null, null, null, null, null, null, null, null, null, null, null, null, null, null]}, {"hovertext": [0, 1, 2, 3, 4, 5, 6, 7, 8, 9, 10, 11, 12, 13, 14, 15, 16, 17, 18, 19, 20, 21, 22, 23, 24, 25, 26, 27, 28, 29, 30, 31, 32, 33, 34, 35, 36], "mode": "lines+markers", "name": "LABEL-57", "type": "scatter", "x": [0, 1, 2, 3, 4, 5, 6, 7, 8, 9, 10, 11, 12, 13, 14, 15, 16, 17, 18, 19, 20, 21, 22, 23, 24, 25, 26, 27, 28, 29, 30, 31, 32, 33, 34, 35, 36], "y": [null, null, null, null, "https://img.alicdn.com/imgextra/i2/O1CN01m9OC6a1UK86X51Dcq_!!6000000002498-2-tps-108-54.png", null, null, null, null, null, null, null, null, "https://img.alicdn.com/imgextra/i2/O1CN01m9OC6a1UK86X51Dcq_!!6000000002498-2-tps-108-54.png", "https://img.alicdn.com/imgextra/i2/O1CN01m9OC6a1UK86X51Dcq_!!6000000002498-2-tps-108-54.png", null, null, null, null, null, "https://img.alicdn.com/imgextra/i2/O1CN01m9OC6a1UK86X51Dcq_!!6000000002498-2-tps-108-54.png", null, "https://img.alicdn.com/imgextra/i2/O1CN01m9OC6a1UK86X51Dcq_!!6000000002498-2-tps-108-54.png", null, null, null, "https://img.alicdn.com/imgextra/i2/O1CN01m9OC6a1UK86X51Dcq_!!6000000002498-2-tps-108-54.png", "https://img.alicdn.com/imgextra/i2/O1CN01m9OC6a1UK86X51Dcq_!!6000000002498-2-tps-108-54.png", null, null, null, null, null, null, null, null, null]}, {"hovertext": [0, 1, 2, 3, 4, 5, 6, 7, 8, 9, 10, 11, 12, 13, 14, 15, 16, 17, 18, 19, 20, 21, 22, 23, 24, 25, 26, 27, 28, 29, 30, 31, 32, 33, 34, 35, 36], "mode": "lines+markers", "name": "LABEL-59", "type": "scatter", "x": [0, 1, 2, 3, 4, 5, 6, 7, 8, 9, 10, 11, 12, 13, 14, 15, 16, 17, 18, 19, 20, 21, 22, 23, 24, 25, 26, 27, 28, 29, 30, 31, 32, 33, 34, 35, 36], "y": [null, null, null, null, null, null, "https://img.alicdn.com/imgextra/i2/O1CN01m9OC6a1UK86X51Dcq_!!6000000002498-2-tps-108-54.png", null, null, null, null, null, null, null, null, null, "https://img.alicdn.com/imgextra/i2/O1CN01m9OC6a1UK86X51Dcq_!!6000000002498-2-tps-108-54.png", null, null, null, null, null, null, null, null, null, null, null, null, null, null, null, null, null, null, null, null]}, {"hovertext": [0, 1, 2, 3, 4, 5, 6, 7, 8, 9, 10, 11, 12, 13, 14, 15, 16, 17, 18, 19, 20, 21, 22, 23, 24, 25, 26, 27, 28, 29, 30, 31, 32, 33, 34, 35, 36], "mode": "lines+markers", "name": "LABEL-61", "type": "scatter", "x": [0, 1, 2, 3, 4, 5, 6, 7, 8, 9, 10, 11, 12, 13, 14, 15, 16, 17, 18, 19, 20, 21, 22, 23, 24, 25, 26, 27, 28, 29, 30, 31, 32, 33, 34, 35, 36], "y": [null, null, null, null, null, null, null, null, null, null, null, null, null, null, null, null, null, null, null, null, null, null, null, null, null, null, null, null, null, null, "Load More", null, null, null, null, null, null]}], "layout": {"height": 800, "title": {"text": "Real Price Over Time for Different Products"}, "width": 1200, "xaxis": {"title": {"text": "Time"}}, "yaxis": {"showticklabels": false, "title": {"text": ""}}}}
